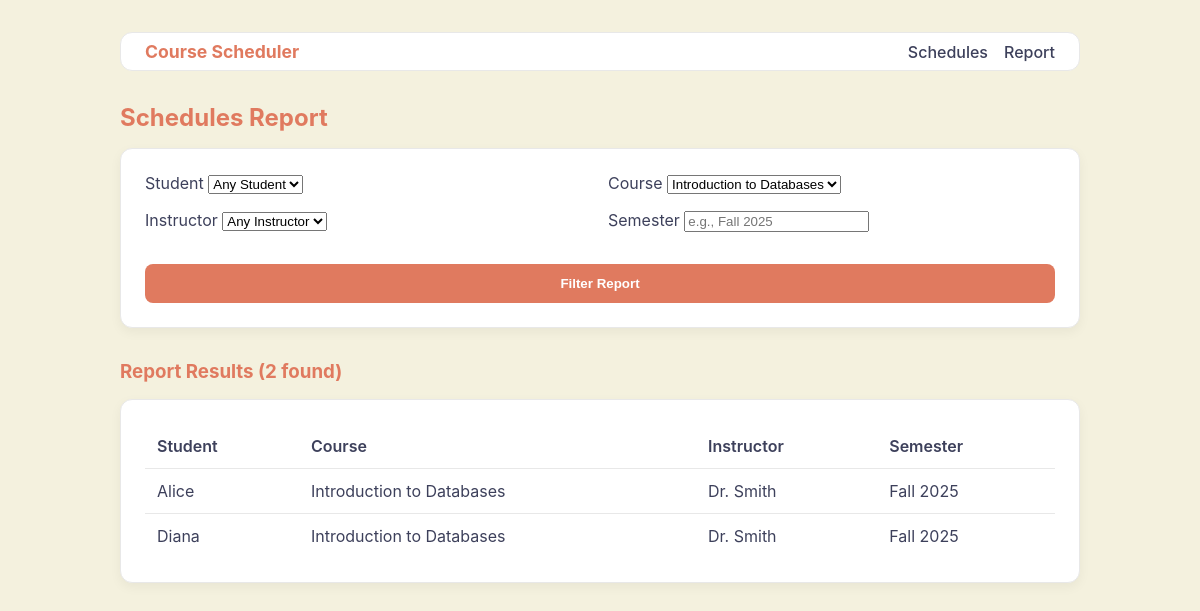
The page /report?course_id=1 on the database its author committed.
### tables this page shows
CREATE TABLE schedules (
  schedule_id INTEGER PRIMARY KEY AUTOINCREMENT,
  student_id INTEGER NOT NULL,
  course_id INTEGER NOT NULL,
  semester TEXT NOT NULL, -- e.g., "Fall 2025"
  FOREIGN KEY (student_id) REFERENCES students(student_id) ON DELETE CASCADE,
  FOREIGN KEY (course_id) REFERENCES courses(course_id) ON DELETE CASCADE
);

CREATE TABLE students (
  student_id INTEGER PRIMARY KEY AUTOINCREMENT,
  name TEXT NOT NULL,
  major TEXT NOT NULL
);

CREATE TABLE courses (
  course_id INTEGER PRIMARY KEY AUTOINCREMENT,
  title TEXT NOT NULL,
  instructor_id INTEGER,
  FOREIGN KEY (instructor_id) REFERENCES instructors(instructor_id)
);

CREATE TABLE instructors (
  instructor_id INTEGER PRIMARY KEY AUTOINCREMENT,
  name TEXT NOT NULL,
  department TEXT NOT NULL
);

### app.py (the view)
@app.route("/report", methods=["GET"])
def report():
    conn = get_db()
    students = conn.execute("SELECT student_id, name FROM students ORDER BY name").fetchall()
    courses = conn.execute("SELECT course_id, title FROM courses ORDER BY title").fetchall()
    instructors = conn.execute("SELECT instructor_id, name FROM instructors ORDER BY name").fetchall()
    filters = {
        "student_id": request.args.get("student_id", type=int),
        "course_id": request.args.get("course_id", type=int),
        "instructor_id": request.args.get("instructor_id", type=int),
        "semester": request.args.get("semester")
    }
    sql = """
        SELECT st.name as student_name, c.title as course_title, i.name as instructor_name, s.semester
        FROM schedules s
        JOIN students st ON s.student_id = st.student_id
        JOIN courses c ON s.course_id = c.course_id
        LEFT JOIN instructors i ON c.instructor_id = i.instructor_id
        WHERE 1=1
    """
    params = []
    if filters["student_id"]:
        sql += " AND s.student_id = ?"
        params.append(filters["student_id"])
    if filters["course_id"]:
        sql += " AND s.course_id = ?"
        params.append(filters["course_id"])
    if filters["instructor_id"]:
        sql += " AND c.instructor_id = ?"
        params.append(filters["instructor_id"])
    if filters["semester"]:
        sql += " AND s.semester = ?"
        params.append(filters["semester"])
    sql += " ORDER BY st.name, s.semester"
    report_rows = conn.execute(sql, params).fetchall()
    return render_template(
        "report.html",
        students=students,
        courses=courses,
        instructors=instructors, # NEW
        rows=report_rows,
        filters=filters
    )

### app.py (called while the page is built)
def get_db():
    conn = sqlite3.connect(DB_PATH, isolation_level=None)
    conn.row_factory = sqlite3.Row
    return conn

### templates/report.html (shortened to what this page needs)
{% extends "base.html" %}
{% block content %}
  <h2>Schedules Report</h2>
  <div class="content-card">
    <form method="get" class="filter-form">
      <div class="form-grid">
        <label>Student
          <select name="student_id">
            <option value="">Any Student</option>
          </select>
        </label>
        <label>Course
          <select name="course_id">
            {% for c in courses %}
              <option value="{{ c.course_id }}" {% if filters.course_id == c.course_id %}selected{% endif %}>
                {{ c.title }}
              </option>
            {% endfor %}
          </select>
        </label>
        <label>Instructor
          <select name="instructor_id">
            <option value="">Any Instructor</option>
          </select>
        </label>
        <label>Semester
          <input name="semester" placeholder="e.g., Fall 2025" value="{{ filters.semester or '' }}">
        </label>
      </div>
      <button type="submit">Filter Report</button>
    </form>
  </div>
  <h3>Report Results ({{ rows|length }} found)</h3>
  <div class="content-card">
    <table>
      <thead>
        <tr><th>Student</th><th>Course</th><th>Instructor</th><th>Semester</th></tr>
      </thead>
      <tbody>
        {% for row in rows %}
        <tr>
          <td>{{ row.student_name }}</td>
          <td>{{ row.course_title }}</td>
          <td>{{ row.instructor_name or 'N/A' }}</td>
          <td>{{ row.semester }}</td>
        </tr>
        {% else %}
        <tr><td colspan="4">No records match your filter criteria.</td></tr>
        {% endfor %}
      </tbody>
    </table>
  </div>
{% endblock %}

### static/style.css (style rules this page uses)
:root { --background-color: #f4f1de; --text-color: #3d405b; --primary-color: #e07a5f; --secondary-color: #81b29a; --accent-color: #a89bce; --card-background-color: #ffffff; --border-color: #e8e8e8; --font-family: -apple-system, BlinkMacSystemFont, 'Segoe UI', Roboto, Helvetica, Arial, sans-serif; }
body { background-color: var(--background-color); color: var(--text-color); font-family: var(--font-family); margin: 0; padding: 0; }
h2, h3 { color: var(--primary-color); margin-bottom: 1rem; }
button, input[type="submit"] { background-color: var(--primary-color); color: white; border: none; padding: 0.75rem 1.5rem; border-radius: 8px; font-weight: bold; cursor: pointer; transition: background-color 0.2s; }
.content-card { background-color: var(--card-background-color); padding: 1.5rem; border-radius: 12px; border: 1px solid var(--border-color); box-shadow: 0 4px 12px rgba(0,0,0,0.05); margin-bottom: 2rem; }
table { width: 100%; border-collapse: collapse; }
th, td { text-align: left; padding: 0.75rem; border-bottom: 1px solid var(--border-color); }
th { color: var(--text-color); font-weight: 600; }
tbody tr:last-child td { border-bottom: none; }
form { display: flex; flex-direction: column; gap: 1rem; }
.filter-form .form-grid { display: grid; grid-template-columns: repeat(2, 1fr); gap: 1rem; margin-bottom: 1rem; }

### rows shown on the page
schedules: student_name "Alice", course_title "Introduction to Databases", name "Dr. Smith", semester "Fall 2025"
schedules: student_name "Diana", course_title "Introduction to Databases", name "Dr. Smith", semester "Fall 2025"

### other values the page prints
{{ rows|length }} "2"
form field course_id "Introduction to Databases"
